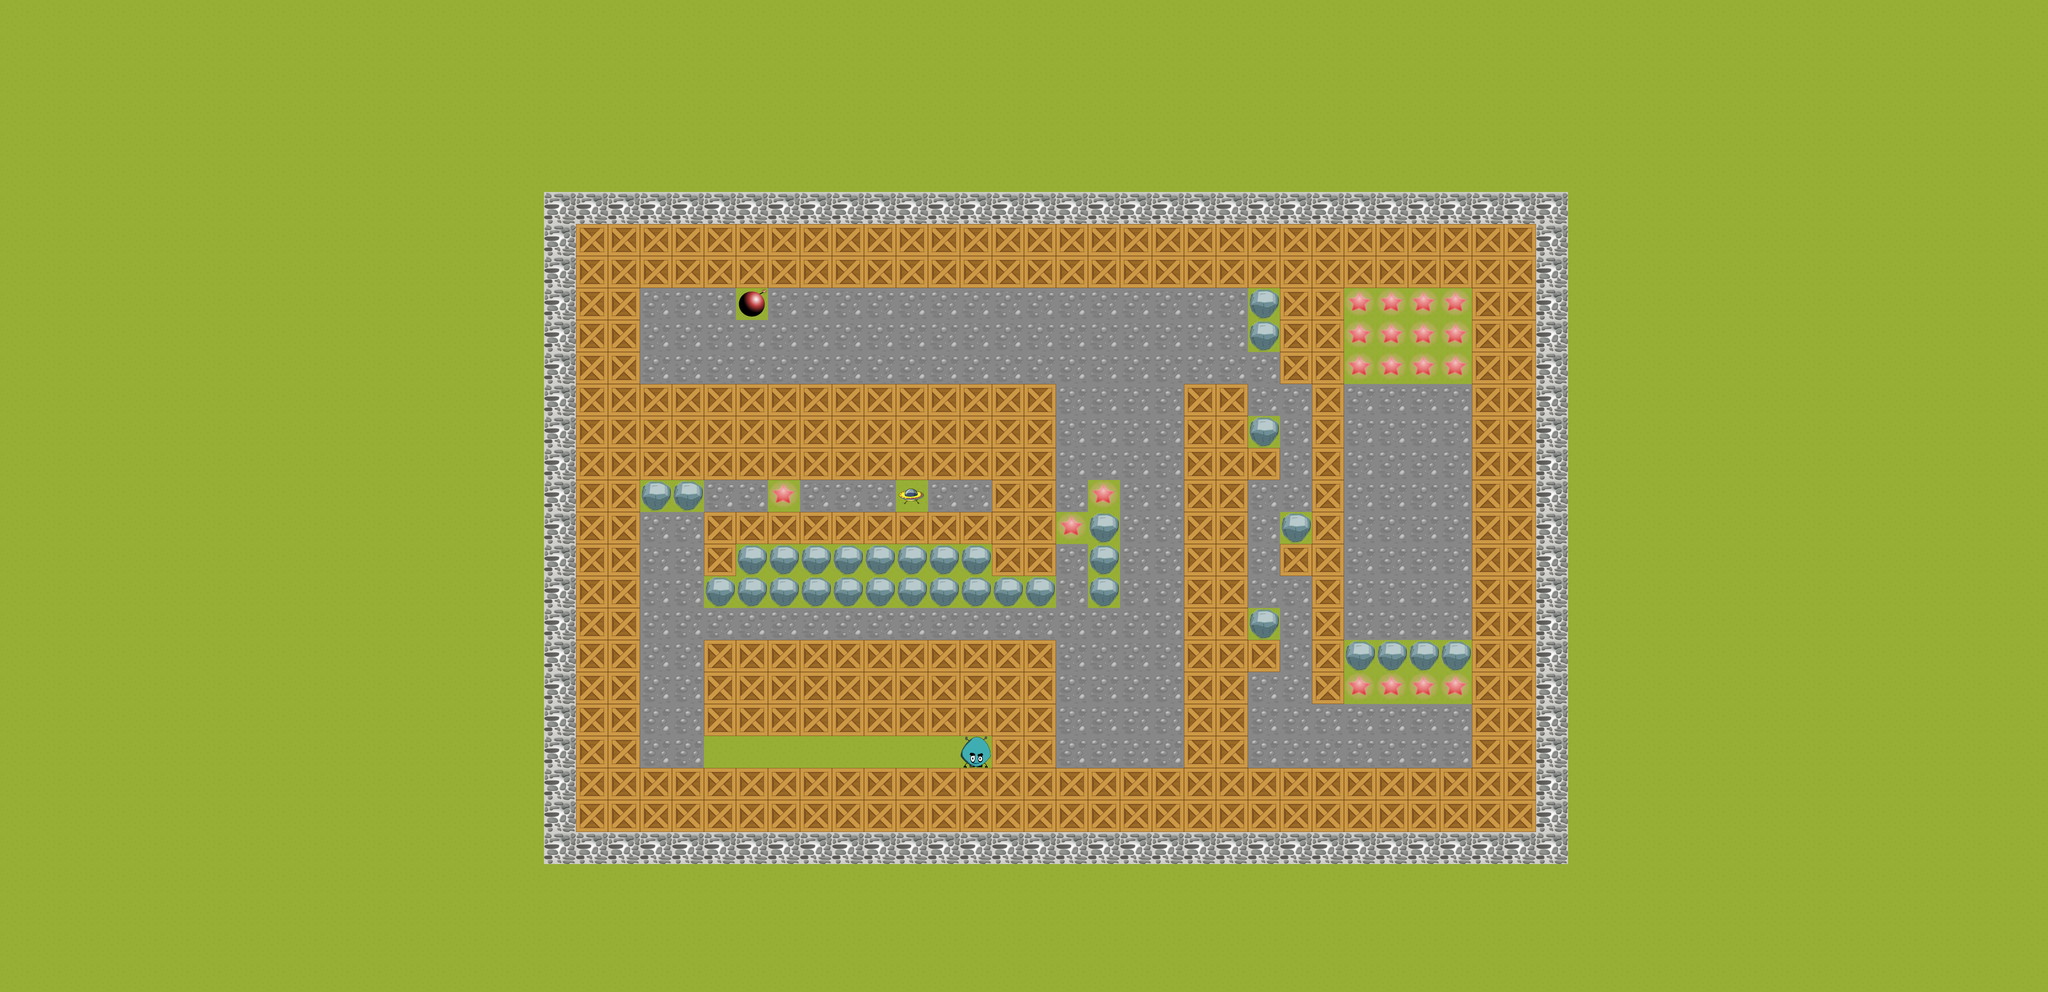

A 2D game scene composited from a Tiled map and its tileset images. What follows is a short description and the map's XML, with each tile layer's data collapsed to a summary:
An orthogonal 64x31 tile map with 80x80 px tiles, 4 tile layers (ground, walls, Copy of walls, ObjectTiles), 5 tilesets and 6 objects.

<map version="1.0" orientation="orthogonal" width="64" height="31" tilewidth="80" tileheight="80">
 <properties>
  <property name="Scale" value="1" />
  <property name="background_music" value="Kick Shock" />
  <property name="level author" value="level created by Janysz Pelc" />
  <property name="music_info" value="How it Begins by Kevin MacLeod is licensed under a CC Attribution 3.0." />
 </properties>
 <tileset firstgid="1" name="walls80" tilewidth="80" tileheight="80">
  <image source="walls80.png" width="320" height="320" />
  <tile id="0">
   <properties>
    <property name="wall" value="1" />
   </properties>
  </tile>
  <tile id="1">
   <properties>
    <property name="wall" value="1" />
   </properties>
  </tile>
  <tile id="2">
   <properties>
    <property name="wall" value="1" />
   </properties>
  </tile>
  <tile id="14">
   <properties>
    <property name="wall" value="1" />
   </properties>
  </tile>
  <tile id="15">
   <properties>
    <property name="wall" value="1" />
   </properties>
  </tile>
 </tileset>
 <tileset firstgid="17" name="SmallWorld-all" tilewidth="80" tileheight="80">
  <image source="SmallWorld-all.png" width="640" height="560" />
 </tileset>
 <tileset firstgid="73" name="TiledObjects" tilewidth="80" tileheight="80">
  <image source="TiledObjects.png" width="800" height="800" />
 </tileset>
 <tileset firstgid="173" name="walls80V2" tilewidth="80" tileheight="80">
  <image source="walls80V2.png" width="640" height="640" />
  <tile id="0">
   <properties>
    <property name="wall" value="1" />
   </properties>
  </tile>
 </tileset>
 <tileset firstgid="237" name="snowShadows" tilewidth="80" tileheight="80">
  <image source="snowShadows.png" width="640" height="640" />
 </tileset>
 <layer name="ground" width="64" height="31">
  <data>[1984 cells, 1984 non-empty, 1 distinct tile ids]</data>
 </layer>
 <layer name="walls" width="64" height="31">
  <data>[1984 cells, 102 non-empty, 1 distinct tile ids]</data>
 </layer>
 <layer name="Copy of walls" width="64" height="31">
  <data>[1984 cells, 102 non-empty, 1 distinct tile ids]</data>
 </layer>
 <layer name="ObjectTiles" width="64" height="31">
  <data>[1984 cells, 562 non-empty, 7 distinct tile ids]</data>
 </layer>
 <objectgroup name="objects">
  <object x="0" y="960" width="80" height="80">
   <properties>
    <property name="element" value="1" />
    <property name="sequence" value="1" />
   </properties>
  </object>
  <object x="1440" y="960" width="80" height="80">
   <properties>
    <property name="element" value="2" />
    <property name="sequence" value="1" />
   </properties>
  </object>
  <object x="160" y="80" width="80" height="80">
   <properties>
    <property name="quantity" value="1" />
   </properties>
  </object>
  <object x="1280" y="80" width="80" height="80">
   <properties>
    <property name="quantity" value="1" />
   </properties>
  </object>
  <object x="160" y="1840" width="80" height="80">
   <properties>
    <property name="quantity" value="1" />
   </properties>
  </object>
  <object x="1280" y="1840" width="80" height="80">
   <properties>
    <property name="quantity" value="1" />
   </properties>
  </object>
 </objectgroup>
</map>
